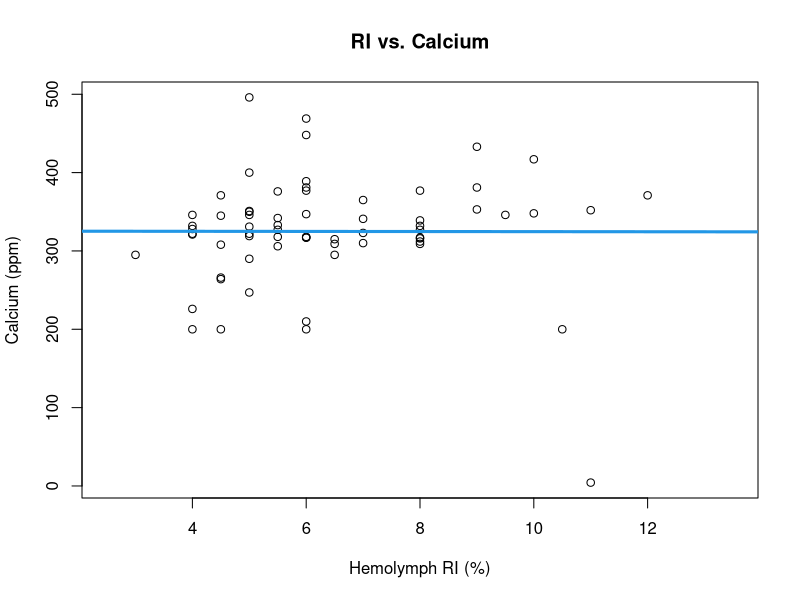
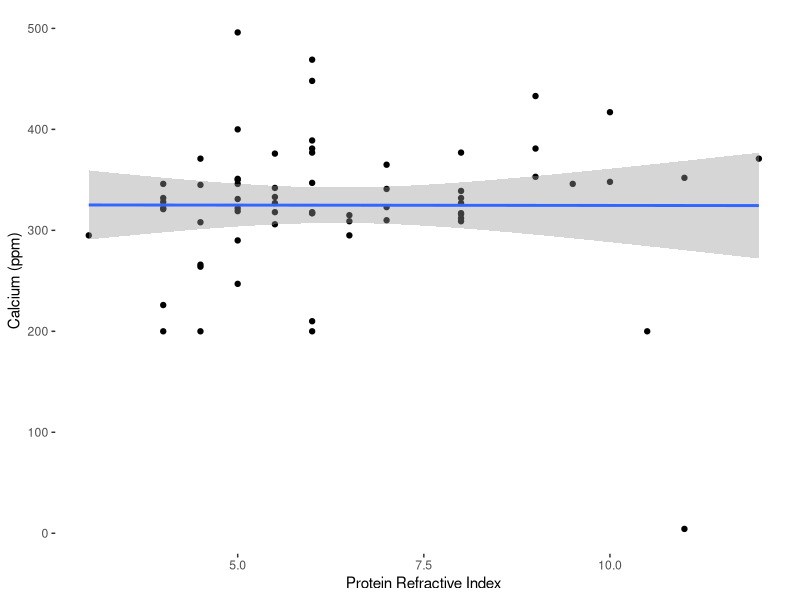
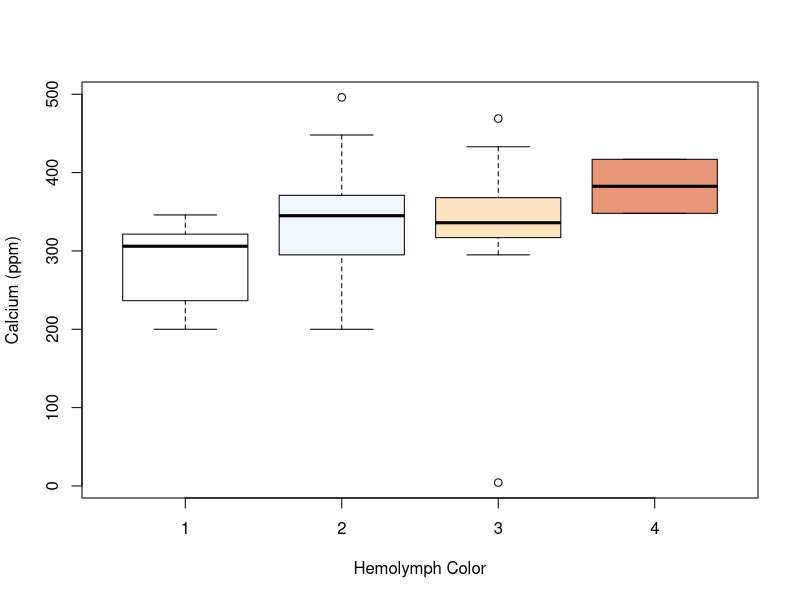

The R script that drew these images, in order: (Note: this script raises an error after producing the figures.)
## ---- chunk 1

# read in relevant documents for this data
# preliminary data used for calcium etc.
gc_dat <- read.csv("../data/prelim_gc_data.csv")

# updated with full data set 2023-01-06

gc_dat_fin <- read.csv("../data/Condo_Data_Raw_CML_WEL_1_6_23.csv")

gc_dat_fin$hemo_col <- factor(gc_dat_fin$hemo_col,
                           levels = c('1', '2', '3', '4', '5'))

gc_dat_fin$hemo_col <- as.factor(gc_dat_fin$hemo_col)

gc_dat_fin$hemo_ri <- as.numeric(gc_dat_fin$hemo_ri)

# data reclassification to avoid errors later

# libraries for data visualization
library(ggplot2)
library(dplyr)
library(gridExtra)
library(MASS)

## ---- chunk 2

plot(Ca ~ RI, data = gc_dat, main = "RI vs. Calcium",
      xlab = "Hemolymph RI (%)", ylab = "Calcium (ppm)")
abline(lm (Ca ~ RI, data = gc_dat), col = 4, lwd = 3, )

# correlation plot to look at RI vs. Calcium
# doesn't appear to be a trend

## ---- chunk 3

gc_dat %>% 
        # pipes molt data into ggplot
  ggplot(aes(x = RI, y = Ca)) + 
        # populates plot with hemo ri and ca info
    geom_point() + geom_smooth(method=lm) + 
        # specifies type of plot -- linear model with 95 percent confidence
        xlab("Protein Refractive Index") + 
        ylab ("Calcium (ppm)")  +
        # renames x and y labels and title
      xlim(3, 12) + 
        # specifies x axis between 3 and 12 for more clear visualization
      theme(panel.grid.major = element_blank(),
              panel.grid.minor = element_blank(), 
              panel.background = element_blank())

## ---- chunk 4

ca_ri_mod <- lm(Ca ~ RI, data = gc_dat)
nobs(ca_ri_mod) # tells that there are 127 observations used in this model
summary(ca_ri_mod)
anova(ca_ri_mod) # standard anova
car::Anova(ca_ri_mod, type = 3) # type 3 anova for significance testing

# taken from all during molt cycle, leading to lots of variation
# pointing to trend; small r^2 due to assessing crabs at different times of
# molt cycle
## ---- chunk 5
boxplot(Ca ~ Color, data = gc_dat,
      xlab = "Hemolymph Color",
      ylab = "Calcium (ppm)",
      col= c('white', 'aliceblue', 'bisque', 'darksalmon','coral'))

# appears that calcium increases as hemolymph color darkens

## ---- chunk 6

boxplot(ca ~ hemo_col, data = gc_dat_fin,
      xlab = "Hemolymph Color",
      ylab = "Calcium (ppm)",
      col= c('white', 'aliceblue', 'bisque', 'darksalmon','coral'), 
      subset = period == "TRUE", outline = FALSE)

# appears that calcium increases as hemolymph color darkens
# n = 25 individual crabs
# n = 11, 10, 36, 6, 2
## ---- chunk 7

boxplot(hemo_ri ~ hemo_col, data = gc_dat_fin,
      xlab = "Hemolymph Color",
      ylab = "Hemolymph Refractive Index",
      col= c('white', 'aliceblue', 'bisque', 'darksalmon','coral'),
      subset = condo_id == "WL" & 
        outcome == c('Molted', 'Removed'))

## ---- chunk 8

ri_col_mod = lm(Color ~ RI + Ca + RI:Ca, data = gc_dat)
# model for analyzing the effect of ri and ca on color, as well as the
# interaction between the two

summary(ri_col_mod)
anova(ri_col_mod)
car::Anova(ri_col_mod, type = 3)

car::Anova(lm(Color ~ Ca, data = gc_dat), type = 3)
car::Anova(lm(Color ~ RI, data = gc_dat), type = 3)
# interaction model to assess whether or not hemolymph color is altered by
# the interaction between RI and Ca
## ---- chunk 9

fcol_fin <- factor(gc_dat_fin$hemo_col)
# color is on a scale of 1-5; appears as "numeric"; categorical factor

ri_col_aov_fin <- aov (hemo_ri ~ fcol_fin, data=gc_dat_fin,
                       subset = condo_id == "WL")
summary(ri_col_aov_fin)
# type 1 aov used for Tukey test
# tests between categories: is 1 dif. than 2, etc.

TukeyHSD(ri_col_aov_fin, conf.level = 0.95) 
## ---- chunk 10

wl_col_aov_fin <- aov (hemo_ri ~ hemo_col, data=gc_dat_fin, 
                       subset = condo_id == "WL" & period == "TRUE" 
                       & outcome == c('Molted', 'Removed'))
summary(wl_col_aov_fin)
# type 1 aov used for Tukey test
# tests between categories: is 1 dif. than 2, etc.

TukeyHSD(wl_col_aov_fin, conf.level = 0.95) 

## ---- chunk 11

fcol <- factor(gc_dat$Color)
# color is on a scale of 1-5; appears as "numeric"; categorical factor

ri_ca_aov <- aov (Ca ~ fcol, data=gc_dat)
summary(ri_ca_aov)

TukeyHSD(ri_ca_aov, conf.level = 0.95) 
# run tukey model
# 2-1, 3-1, 4-1 are significantly different; other categories are the same
